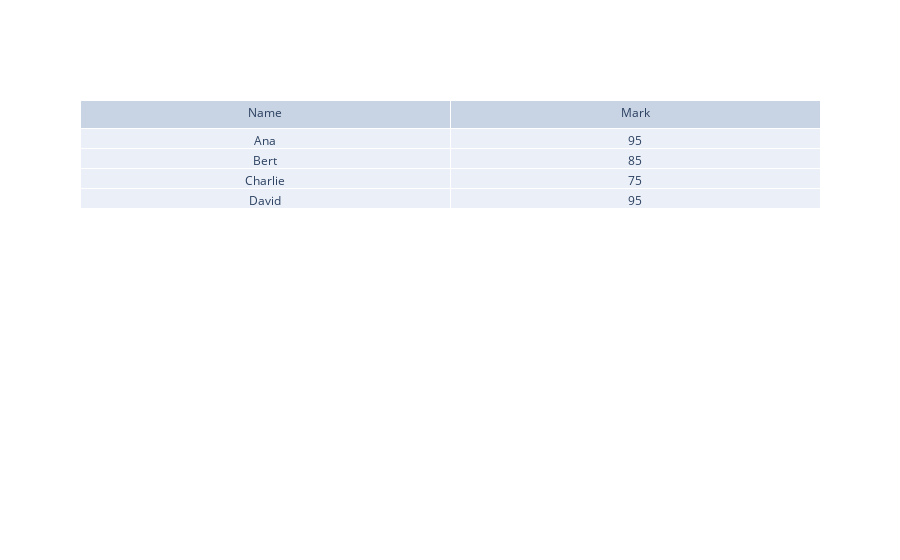

Notebook code for this chart:
### Markdown cell above
Notice that your data does not require to be in a `DataFrame` to be used. We can simply create the `Table` object by passing the values for both `header` and `cells` explicitely, as follows

### Code cell
fig = go.Figure(data=[go.Table(header=dict(values=['Name', 'Mark']),
                               cells=dict(values=[['Ana', 'Bert', 'Charlie', 'David'], 
                                                  [95, 85, 75, 95]])
                               )])
fig.show()

### Figure 1 — Plotly figure (JSON) as saved in the notebook; plotly's stock layout.template omitted (floating-point values rounded to 4 significant figures)
{"data": [{"cells": {"values": [["Ana", "Bert", "Charlie", "David"], [95, 85, 75, 95]]}, "header": {"values": ["Name", "Mark"]}, "type": "table"}], "layout": {}}
